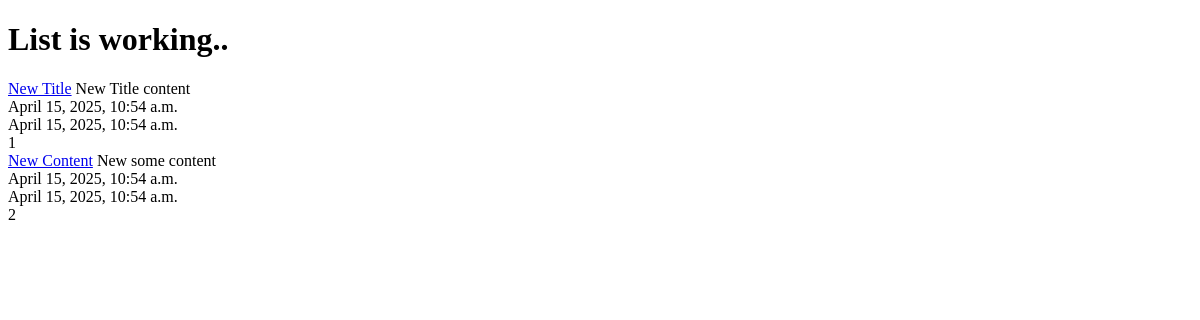
The app's page /posts/, older data.
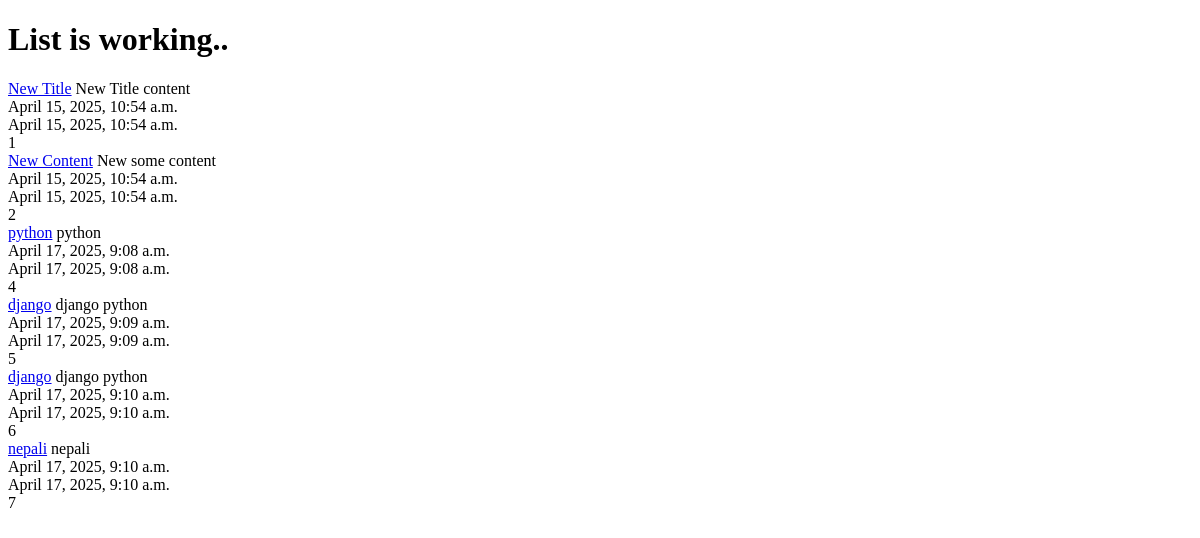
The same page, newer data.
### posts/models.py (models this page shows, shortened)
class Post(models.Model):
     title = models.CharField(max_length=120)
     content = models.TextField()
     updated = models.DateTimeField(auto_now=True, auto_now_add=False)
     timestamp = models.DateTimeField(auto_now=False, auto_now_add=True)

### posts/views.py (the view)
# urls.py: path('',views.post_list),
def post_list(request): #list items
     queryset=Post.objects.all()
     context={
          "object_list":queryset,
          "title":"List"
     }
     return render(request,'index.html',context)

### templates/index.html (shortened to what this page needs)
<!DOCTYPE html>
<html lang="en">
<head>
</head>
<body>
    <h1>{{title}} is working..</h1>
    {% for obj in object_list %}
   <a href="{% url 'detail' obj.id %}">{{ obj.title }}</a>
    {{ obj.content }}<br/>
    {{ obj.timestamp }}<br/>
    {{ obj.updated }}<br/>
    {{ obj.id }}<br/>
    {% endfor %}
</body>
</html>

Row changes from the older to the newer data that the page shows:
added Post: title "python", content "python", timestamp "April 17, 2025, 9:08 a.m.", updated "April 17, 2025, 9:08 a.m.", id "4"
added Post: title "django", content "django python", timestamp "April 17, 2025, 9:09 a.m.", updated "April 17, 2025, 9:09 a.m.", id "5"
added Post: title "django", content "django python", timestamp "April 17, 2025, 9:10 a.m.", updated "April 17, 2025, 9:10 a.m.", id "6"
added Post: title "nepali", content "nepali", timestamp "April 17, 2025, 9:10 a.m.", updated "April 17, 2025, 9:10 a.m.", id "7"
